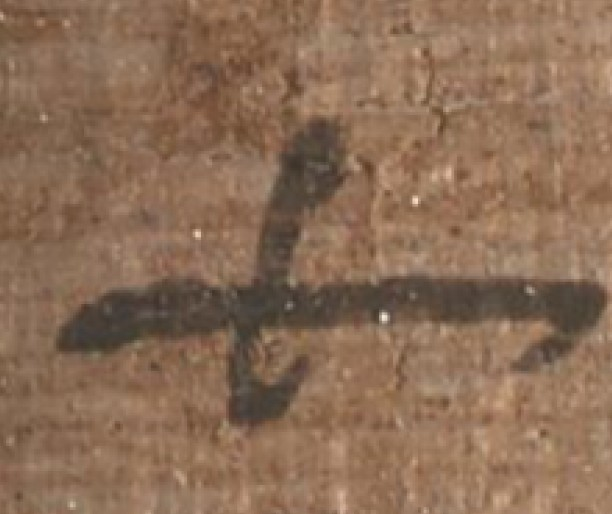
#> input picture letra.jpg, 612 x 514 px
$ python umbrales.py
#> lines starting #> are read from the running program, lines starting #| are printed output that depends on the picture; after the words box and inside, x2 and y2 are one past the last pixel; in counts of white or black regions, pixels touching at a corner belong together
import cv2
import matplotlib.pyplot as plt

# Cargar imagen en escala de grises
img = cv2.imread("letra.jpg", 0)
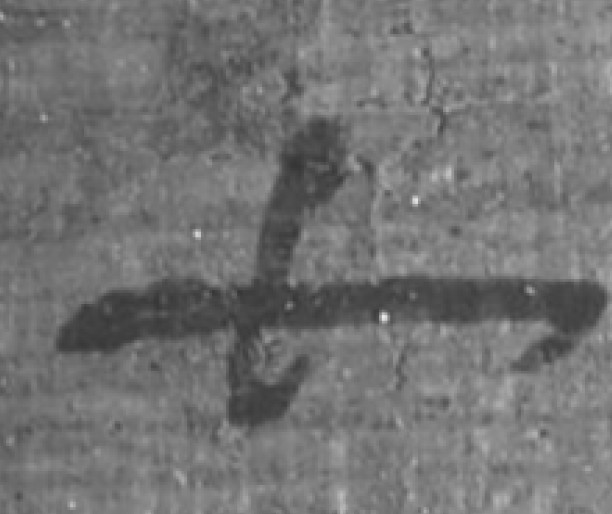
#> img: shape (514, 612); min 52, max 236, mean 115.1

# Umbral binario (fijo)
_, binaria = cv2.threshold(img, 127, 255, cv2.THRESH_BINARY)
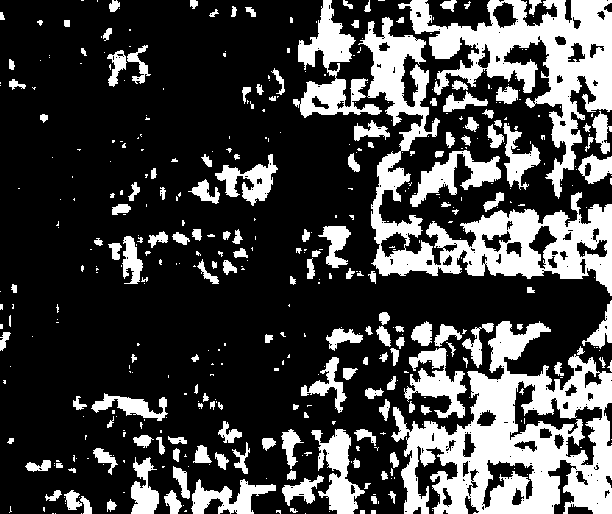
#> binaria: shape (514, 612); 26.8% white; 459 white regions (295 under 20 px), largest, box (x1, y1, x2, y2) and area: (391, 321, 612, 514) 20352, (358, 17, 612, 296) 15813, (398, 0, 612, 199) 13161

# Umbral adaptativo gaussiano
adapt = cv2.adaptiveThreshold(img, 255, cv2.ADAPTIVE_THRESH_GAUSSIAN_C,cv2.THRESH_BINARY, 11, 2)
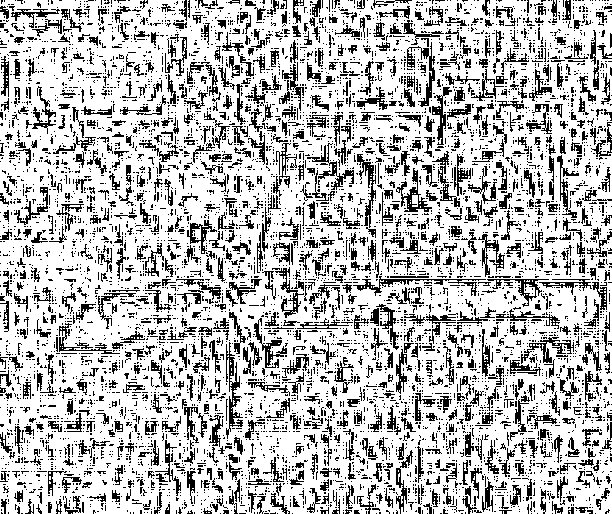
#> adapt: shape (514, 612); 73.9% white; black in thin lines or dots

# Mostrar resultados
plt.subplot(1, 3, 1); plt.imshow(img, cmap='gray'); plt.title("Original"); plt.axis('off')
plt.subplot(1, 3, 2); plt.imshow(binaria, cmap='gray'); plt.title("Binaria"); plt.axis('off')
plt.subplot(1, 3, 3); plt.imshow(adapt, cmap='gray'); plt.title("Adaptativa"); plt.axis('off')
plt.tight_layout(); plt.show()
#> after `plt.tight_layout()`:
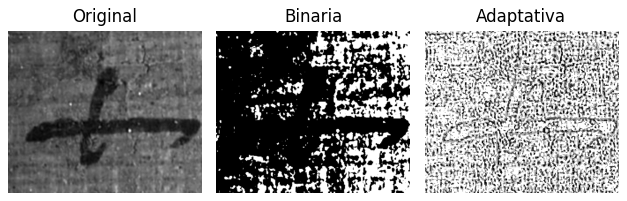
#> figure drawn by matplotlib, 3 panels
